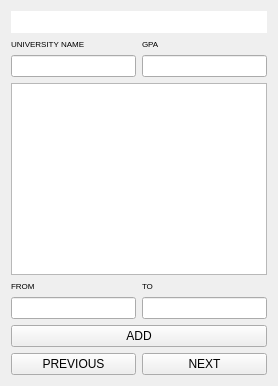
                <widget class="QWidget" name="F1_p5">
                 <layout class="QVBoxLayout" name="verticalLayout_22">
                  <item>
                   <layout class="QVBoxLayout" name="verticalLayout_21">
                    <item>
                     <widget class="QLabel" name="label_69">
                      <property name="font">
                       <font>
                        <pointsize>14</pointsize>
                       </font>
                      </property>
                      <property name="styleSheet">
                       <string notr="true">background-color: rgb(255, 255, 255);</string>
                      </property>
                      <property name="text">
                       <string/>
                      </property>
                      <property name="pixmap">
                       <pixmap resource="f1.qrc">:/newPrefix/award.jpg</pixmap>
                      </property>
                      <property name="scaledContents">
                       <bool>true</bool>
                      </property>
                      <property name="alignment">
                       <set>Qt::AlignCenter</set>
                      </property>
                     </widget>
                    </item>
                    <item>
                     <layout class="QHBoxLayout" name="horizontalLayout_49">
                      <item>
                       <layout class="QVBoxLayout" name="verticalLayout_54">
                        <item>
                         <widget class="QLabel" name="label_140">
                          <property name="font">
                           <font>
                            <pointsize>6</pointsize>
                           </font>
                          </property>
                          <property name="text">
                           <string>UNIVERSITY NAME</string>
                          </property>
                         </widget>
                        </item>
                        <item>
                         <widget class="QLineEdit" name="un_line_edit_f1"/>
                        </item>
                       </layout>
                      </item>
                      <item>
                       <layout class="QVBoxLayout" name="verticalLayout_55">
                        <item>
                         <widget class="QLabel" name="label_141">
                          <property name="font">
                           <font>
                            <pointsize>6</pointsize>
                           </font>
                          </property>
                          <property name="text">
                           <string>GPA</string>
                          </property>
                         </widget>
                        </item>
                        <item>
                         <widget class="QLineEdit" name="gpa_line_edit_f1"/>
                        </item>
                       </layout>
                      </item>
                     </layout>
                    </item>
                    <item>
                     <widget class="QTextEdit" name="summary_text_edit_f1"/>
                    </item>
                    <item>
                     <layout class="QHBoxLayout" name="horizontalLayout_22">
                      <item>
                       <layout class="QVBoxLayout" name="verticalLayout">
                        <item>
                         <widget class="QLabel" name="label_142">
                          <property name="font">
                           <font>
                            <pointsize>6</pointsize>
                           </font>
                          </property>
                          <property name="text">
                           <string>FROM</string>
                          </property>
                         </widget>
                        </item>
                        <item>
                         <widget class="QLineEdit" name="from_date_edit_f1"/>
                        </item>
                       </layout>
                      </item>
                      <item>
                       <layout class="QVBoxLayout" name="verticalLayout_15">
                        <item>
                         <widget class="QLabel" name="label_143">
                          <property name="font">
                           <font>
                            <pointsize>6</pointsize>
                           </font>
                          </property>
                          <property name="text">
                           <string>TO</string>
                          </property>
                         </widget>
                        </item>
                        <item>
                         <widget class="QLineEdit" name="to_date_edit_f1"/>
                        </item>
                       </layout>
                      </item>
                     </layout>
                    </item>
                    <item>
                     <widget class="QPushButton" name="ADD_EDUCATION_F1_2">
                      <property name="text">
                       <string>ADD</string>
                      </property>
                     </widget>
                    </item>
                    <item>
                     <layout class="QHBoxLayout" name="horizontalLayout_18">
                      <item>
                       <widget class="QPushButton" name="F5_PREVIOUS_2">
                        <property name="text">
                         <string>PREVIOUS</string>
                        </property>
                       </widget>
                      </item>
                      <item>
                       <widget class="QPushButton" name="F5_NEXT_2">
                        <property name="text">
                         <string>NEXT</string>
                        </property>
                       </widget>
                      </item>
                     </layout>
                    </item>
                   </layout>
                  </item>
                 </layout>
                </widget>
